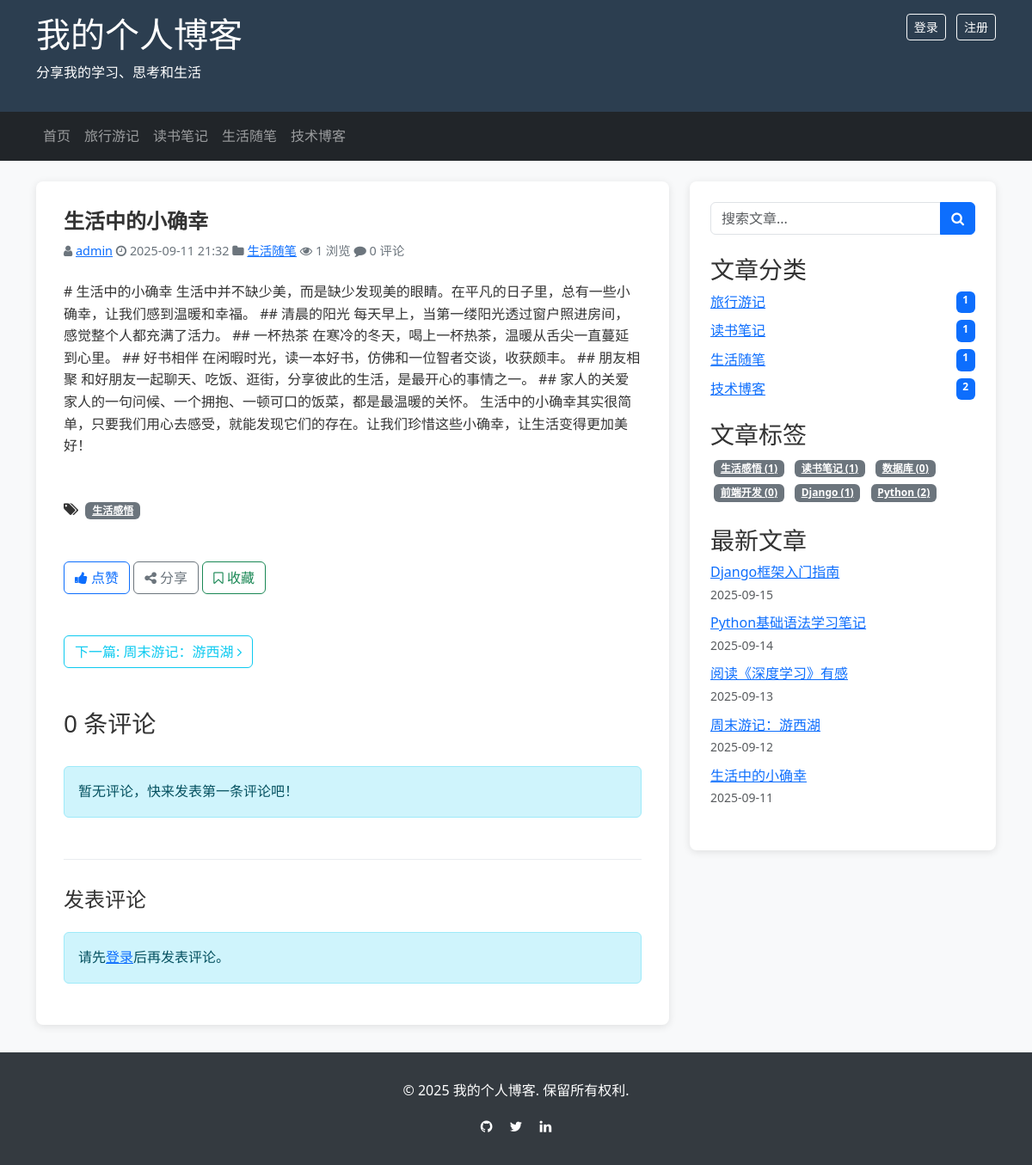
/post/5/, run on the app's committed database.
### blog/models.py (models this page shows, shortened)
class Category(models.Model):
    name = models.CharField(max_length=100, verbose_name='分类名称')
    created_time = models.DateTimeField(auto_now_add=True, verbose_name='创建时间')
    modified_time = models.DateTimeField(auto_now=True, verbose_name='修改时间')
    is_active = models.BooleanField(default=True, verbose_name='是否激活')
    description = models.TextField(max_length=500, blank=True, verbose_name='分类描述')
    class Meta:
        verbose_name = '分类'
        verbose_name_plural = verbose_name
        ordering = ['-created_time']

class Post(models.Model):
    STATUS_CHOICES = (
        ('draft', '草稿'),
        ('published', '已发布'),
    )
    title = models.CharField(max_length=200, verbose_name='标题')
    slug = models.SlugField(max_length=200, unique_for_date='publish_time', verbose_name='短链接')
    author = models.ForeignKey(User, on_delete=models.CASCADE, related_name='blog_posts', verbose_name='作者')
    category = models.ForeignKey(Category, on_delete=models.CASCADE, related_name='posts', verbose_name='分类')
    tags = models.ManyToManyField(Tag, blank=True, related_name='posts', verbose_name='标签')
    excerpt = models.TextField(max_length=500, blank=True, verbose_name='摘要')
    content = models.TextField(verbose_name='内容')
    created_time = models.DateTimeField(auto_now_add=True, verbose_name='创建时间')
    modified_time = models.DateTimeField(auto_now=True, verbose_name='修改时间')
    publish_time = models.DateTimeField(blank=True, null=True, verbose_name='发布时间')
    status = models.CharField(max_length=10, choices=STATUS_CHOICES, default='draft', verbose_name='状态')
    views = models.PositiveIntegerField(default=0, editable=False, verbose_name='浏览量')
    featured_image = models.ImageField(upload_to='post_images/', blank=True, null=True, verbose_name='特色图片')
    class Meta:
        verbose_name = '文章'
        verbose_name_plural = verbose_name
        ordering = ['-publish_time', '-created_time']
    def save(self, *args, **kwargs):
        if self.status == 'published' and not self.publish_time:
            self.publish_time = timezone.now()
        super().save(*args, **kwargs)
    def get_absolute_url(self):
        return reverse('blog:post_detail', kwargs={'pk': self.id})
    def increase_views(self):
        self.views += 1
        self.save(update_fields=['views'])

class Tag(models.Model):
    name = models.CharField(max_length=50, verbose_name='标签名称')
    created_time = models.DateTimeField(auto_now_add=True, verbose_name='创建时间')
    modified_time = models.DateTimeField(auto_now=True, verbose_name='修改时间')
    is_active = models.BooleanField(default=True, verbose_name='是否激活')
    class Meta:
        verbose_name = '标签'
        verbose_name_plural = verbose_name
        ordering = ['-created_time']

### blog/views.py (the view)
# urls.py: path('post/<int:pk>/', views.PostDetailView.as_view(), name='post_detail'),
class PostDetailView(DetailView):
    model = Post
    template_name = 'blog/post_detail.html'
    context_object_name = 'post'
    def get_queryset(self):
        return Post.objects.filter(status='published')
    def get(self, request, *args, **kwargs):
        response = super().get(request, *args, **kwargs)
        self.object.increase_views()
        return response
    def get_context_data(self, **kwargs):
        context = super().get_context_data(**kwargs)
        context['categories'] = Category.objects.filter(is_active=True)
        context['tags'] = Tag.objects.filter(is_active=True)
        context['recent_posts'] = Post.objects.filter(status='published').order_by('-publish_time')[:5]
        context['comments'] = self.object.comments.filter(is_active=True, parent=None).order_by('-created_time')
        prev_posts = Post.objects.filter(status='published', publish_time__lt=self.object.publish_time).order_by('-publish_time')
        context['prev_post'] = prev_posts.first()
        next_posts = Post.objects.filter(status='published', publish_time__gt=self.object.publish_time).order_by('publish_time')
        context['next_post'] = next_posts.first()
        return context

### blog/templates/blog/post_detail.html (shortened to what this page needs)
{% extends "blog/base.html" %}
{% block content %}
    <div class="main-content">
        <article class="post-detail">
            <h1 class="post-title">{{ post.title }}</h1>
            <div class="post-meta mb-4">
                <span class="author"><i class="fa fa-user"></i> <a href="{% url 'blog:author_posts' post.author.id %}">{{ post.author.username }}</a></span>
                <span class="time"><i class="fa fa-clock-o"></i> {{ post.publish_time|date:"Y-m-d H:i" }}</span>
                <span class="category"><i class="fa fa-folder"></i> <a href="{% url 'blog:category_posts' post.category.id %}">{{ post.category.name }}</a></span>
                <span class="views"><i class="fa fa-eye"></i> {{ post.views }} 浏览</span>
                <span class="comments"><i class="fa fa-comment"></i> {{ post.comments.count }} 评论</span>
            </div>
            <div class="post-content mb-5">
                {{ post.content|safe }}
            </div>
            {% if post.tags.all %}
                <div class="post-tags mb-5">
                    <i class="fa fa-tags"></i>
                    {% for tag in post.tags.all %}
                        <a href="{% url 'blog:tag_posts' tag.id %}" class="badge bg-secondary mx-1">{{ tag.name }}</a>
                    {% endfor %}
                </div>
            {% endif %}
            <div class="post-actions mb-5">
                <button type="button" class="btn btn-outline-primary mr-2">
                    <i class="fa fa-thumbs-up"></i> 点赞
                </button>
                <button type="button" class="btn btn-outline-secondary mr-2">
                    <i class="fa fa-share-alt"></i> 分享
                </button>
                <a href="" class="btn btn-outline-success">
                    <i class="fa fa-bookmark-o"></i> 收藏
                </a>
            </div>
            <div class="post-navigation mb-5">
                {% if next_post %}
                    <div class="next-post text-right">
                        <a href="{{ next_post.get_absolute_url }}" class="btn btn-outline-info">
                            下一篇: {{ next_post.title }} <i class="fa fa-angle-right"></i>
                        </a>
                    </div>
                {% endif %}
            </div>
            <div class="comments-section">
                <h3 class="comments-title mb-4">{{ post.comments.count }} 条评论</h3>
                <div class="comment-list">
                    {% for comment in comments %}
                        <div class="comment-item">
                            <div class="comment-header">
                                <span class="comment-author">{{ comment.author.username }}</span>
                                <span class="comment-time">{{ comment.created_time|date:"Y-m-d H:i" }}</span>
                            </div>
                            <div class="comment-content">
                                {{ comment.content }}
                            </div>
                            <div class="comment-actions">
                                <button type="button" class="btn btn-sm btn-link reply-btn" data-comment-id="{{ comment.id }}">
                                    <i class="fa fa-reply"></i> 回复
                                </button>
                            </div>
                            <div class="reply-form d-none mt-3" id="reply-form-{{ comment.id }}">
                                <form action="{% url 'blog:reply_comment' comment.id %}" method="post">
                                    {% csrf_token %}
                                    <div class="form-group">
                                        <textarea name="content" rows="3" class="form-control" placeholder="写下您的回复..." required></textarea>
                                    </div>
                                    <button type="submit" class="btn btn-primary btn-sm mt-2">提交回复</button>
                                </form>
                            </div>
                            {% if comment.replies.all %}
                                <div class="reply-list">
                                    {% for reply in comment.replies.all %}
                                        <div class="comment-item">
                                            <div class="comment-header">
                                                <span class="comment-author">{{ reply.author.username }}</span>
                                                <span class="comment-time">{{ reply.created_time|date:"Y-m-d H:i" }}</span>
                                            </div>
                                            <div class="comment-content">
                                                <span class="text-muted">@{{ reply.parent.author.username }}:</span> {{ reply.content }}
                                            </div>
                                            <div class="comment-actions">
                                                <button type="button" class="btn btn-sm btn-link reply-btn" data-comment-id="{{ reply.id }}">
                                                    <i class="fa fa-reply"></i> 回复
                                                </button>
                                            </div>
                                        </div>
                                    {% endfor %}
                                </div>
                            {% endif %}
                        </div>
                    {% empty %}
                        <div class="alert alert-info">暂无评论，快来发表第一条评论吧！</div>
                    {% endfor %}
                </div>
                <div class="comment-form mt-5">
                    <h4 class="comment-form-title mb-4">发表评论</h4>
                    {% if user.is_authenticated %}
                        <form action="{% url 'blog:add_comment' post.id %}" method="post">
                            {% csrf_token %}
                            <div class="form-group">
                                <textarea name="content" rows="5" class="form-control" placeholder="写下您的评论..." required></textarea>
                            </div>
                            <button type="submit" class="btn btn-primary mt-3">提交评论</button>
                        </form>
                    {% else %}
                        <div class="alert alert-info">
                            请先<a href="{% url 'login' %}">登录</a>后再发表评论。
                        </div>
                    {% endif %}
                </div>
            </div>
        </article>
    </div>
{% endblock %}

### blog/templates/blog/base.html (shortened to what this page needs)
<!DOCTYPE html>
<html lang="zh-CN">
<head>
    <link href="https://cdn.jsdelivr.net/npm/bootstrap@5.3.0/dist/css/bootstrap.min.css" rel="stylesheet">
    <link href="https://cdn.jsdelivr.net/npm/font-awesome@4.7.0/css/font-awesome.min.css" rel="stylesheet">
</head>
<body>
    <header class="site-header">
        <div class="container">
            <div class="row">
                <div class="col-md-8">
                    <h1 class="site-title"><a href="{% url 'blog:post_list' %}">我的个人博客</a></h1>
                    <p class="site-description">分享我的学习、思考和生活</p>
                </div>
                <div class="col-md-4">
                    <div class="user-info text-end">
                        {% if user.is_authenticated %}
                            <span>欢迎，{{ user.username }}</span>
                            <a href="{% url 'admin:index' %}" class="btn btn-sm btn-outline-light ms-2">管理后台</a>
                            <a href="{% url 'logout' %}" class="btn btn-sm btn-outline-light ms-2">退出</a>
                        {% else %}
                            <a href="{% url 'login' %}" class="btn btn-sm btn-outline-light">登录</a>
                            <a href="{% url 'admin:auth_user_add' %}" class="btn btn-sm btn-outline-light ms-2">注册</a>
                        {% endif %}
                    </div>
                </div>
            </div>
        </div>
    </header>
    <nav class="navbar navbar-expand-lg navbar-dark bg-dark">
        <div class="container">
            <div class="collapse navbar-collapse" id="navbarNav">
                <ul class="navbar-nav">
                    <li class="nav-item">
                        <a class="nav-link {% if request.resolver_match.url_name == 'post_list' %}active{% endif %}" href="{% url 'blog:post_list' %}">首页</a>
                    </li>
                    {% for category in categories %}
                        <li class="nav-item">
                            <a class="nav-link {% if current_category and current_category.id == category.id %}active{% endif %}" href="{% url 'blog:category_posts' category.id %}">{{ category.name }}</a>
                        </li>
                    {% endfor %}
                </ul>
            </div>
        </div>
    </nav>
    <main class="container mt-4">
        <div class="row">
            <div class="col-md-8">
                {% block content %}{% endblock %}
            </div>
            <div class="col-md-4">
                <div class="sidebar">
                    <div class="search-box mb-4">
                        <form action="{% url 'blog:search' %}" method="get">
                            <div class="input-group">
                                <input type="text" name="q" class="form-control" placeholder="搜索文章..." required>
                                <button type="submit" class="btn btn-primary"><i class="fa fa-search"></i></button>
                            </div>
                        </form>
                    </div>
                    <div class="category-list">
                        <h3 class="sidebar-title">文章分类</h3>
                        <ul class="list-unstyled">
                            {% for category in categories %}
                                <li class="category-item">
                                    <a href="{% url 'blog:category_posts' category.id %}" class="d-flex justify-content-between">
                                        <span>{{ category.name }}</span>
                                        <span class="badge bg-primary">{{ category.posts.count }}</span>
                                    </a>
                                </li>
                            {% empty %}
                                <li>暂无分类</li>
                            {% endfor %}
                        </ul>
                    </div>
                    <div class="tag-list">
                        <h3 class="sidebar-title">文章标签</h3>
                        <div class="tag-cloud">
                            {% for tag in tags %}
                                <a href="{% url 'blog:tag_posts' tag.id %}" class="badge bg-secondary m-1">{{ tag.name }} ({{ tag.posts.count }})</a>
                            {% empty %}
                                <span>暂无标签</span>
                            {% endfor %}
                        </div>
                    </div>
                    <div class="recent-posts">
                        <h3 class="sidebar-title">最新文章</h3>
                        <ul class="list-unstyled">
                            {% for post in recent_posts %}
                                <li class="recent-post-item mb-2">
                                    <a href="{{ post.get_absolute_url }}" class="d-block text-truncate">{{ post.title }}</a>
                                    <small class="text-muted">{{ post.publish_time|date:"Y-m-d" }}</small>
                                </li>
                            {% empty %}
                                <li>暂无文章</li>
                            {% endfor %}
                        </ul>
                    </div>
                </div>
            </div>
        </div>
    </main>
    <footer class="site-footer">
        <div class="container">
            <div class="row">
                <div class="col-md-12 text-center">
                    <p>&copy; {% now 'Y' %} 我的个人博客. 保留所有权利.</p>
                    <div class="social-links mt-2">
                        <a href="#" class="text-white mx-2"><i class="fa fa-github"></i></a>
                        <a href="#" class="text-white mx-2"><i class="fa fa-twitter"></i></a>
                        <a href="#" class="text-white mx-2"><i class="fa fa-linkedin"></i></a>
                    </div>
                </div>
            </div>
        </div>
    </footer>
</body>
</html>

### data on the page
Category: name "旅行游记", posts.count "1"
Category: name "读书笔记", posts.count "1"
Category: name "生活随笔", posts.count "1"
Category: name "技术博客", posts.count "2"
Post: title "生活中的小确幸", author.username "admin", publish_time "2025-09-11 21:32", category.name "生活随笔", views "1", comments.count "0", content "# 生活中的小确幸 生活中并不缺少美，而是缺少发现美的眼睛。在平凡的日子里，总有一些小确幸，让我们感到温暖和幸福。 ## 清晨的阳光 每天早上，当第一缕阳光透过窗户照进房间，感觉整个人都充满了活力。 ## 一杯热茶 在寒冷的冬天，喝上一杯热茶，温暖从舌尖一直蔓延到心里。 ## 好书相伴 在闲暇时光，读一本好书，仿佛和一位智者交谈，收获颇丰。 ## 朋友相聚 和好朋友一起聊天、吃饭、逛街，分享彼此的生活，是最开心的事情之一。 ## 家人的关爱 家人的一句问候、一个拥抱、一顿可口的饭菜，都是最温暖的关怀。 生活中的小确幸其实很简单，只要我们用心去感受，就能发现它们的存在。让我们珍惜这些小确幸，让生活变得更加美好！", publish_time "2025-09-11"
Tag: name "生活感悟", posts.count "1"
Post: title "周末游记：游西湖", publish_time "2025-09-12"
Tag: name "读书笔记", posts.count "1"
Tag: name "数据库", posts.count "0"
Tag: name "前端开发", posts.count "0"
Tag: name "Django", posts.count "1"
Tag: name "Python", posts.count "2"
Post: title "Django框架入门指南", publish_time "2025-09-15"
Post: title "Python基础语法学习笔记", publish_time "2025-09-14"
Post: title "阅读《深度学习》有感", publish_time "2025-09-13"
